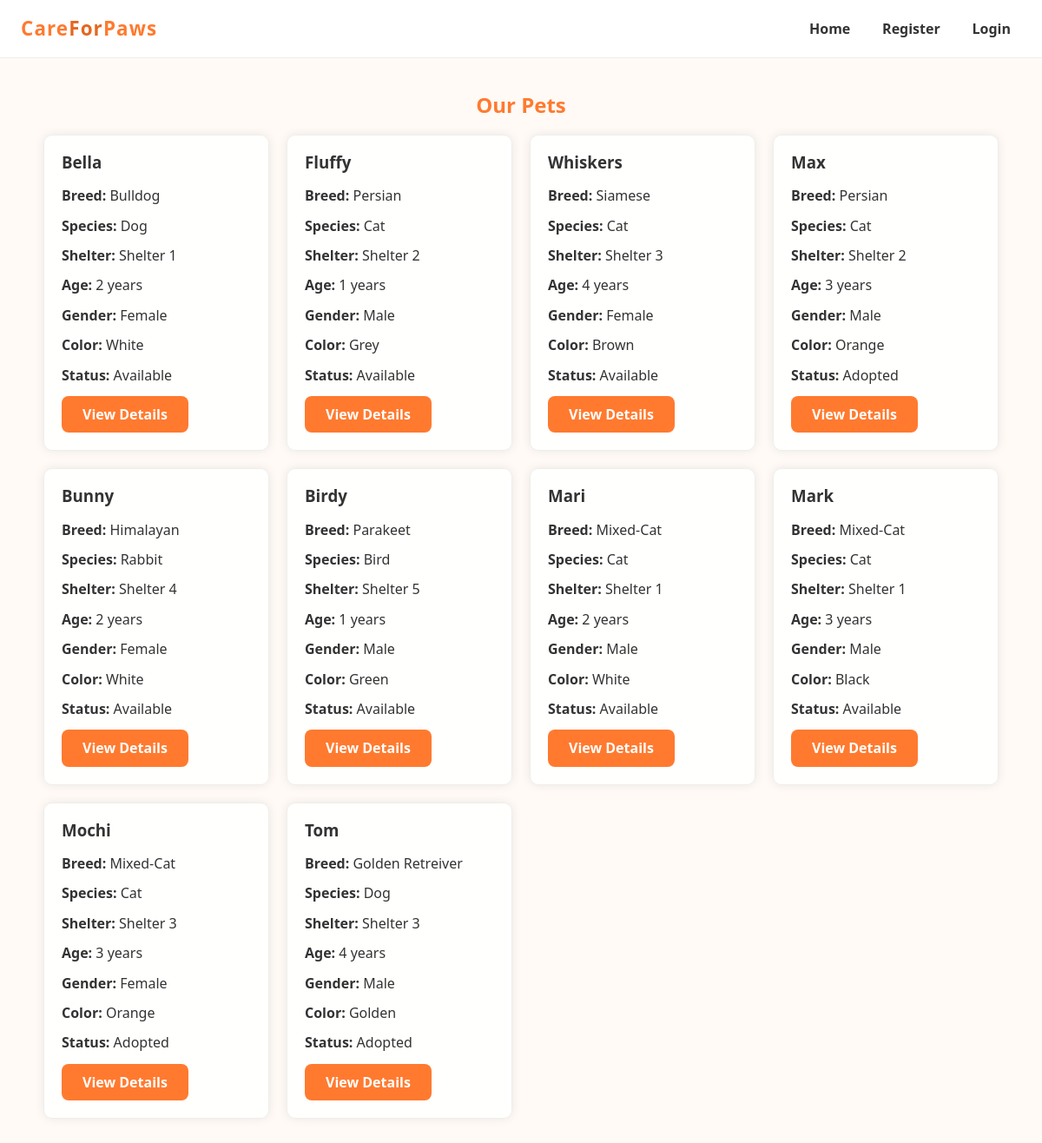
Screenshot of /pet_shelter_db/pets.php with the database file from the repository.
### tables this page shows
CREATE TABLE `pets` (
  `pet_id` int(11) NOT NULL,
  `name` varchar(100) DEFAULT NULL,
  `age` int(11) DEFAULT NULL,
  `gender` varchar(10) DEFAULT NULL,
  `color` varchar(50) DEFAULT NULL,
  `arrival_date` date DEFAULT NULL,
  `status` varchar(50) DEFAULT NULL,
  `shelter_id` int(11) DEFAULT NULL,
  `breed_id` int(11) DEFAULT NULL,
  `species_id` int(11) DEFAULT NULL
);

CREATE TABLE `breeds` (
  `breed_id` int(11) NOT NULL,
  `breed_name` varchar(100) NOT NULL,
  `species_id` int(11) DEFAULT NULL
);

CREATE TABLE `species` (
  `species_id` int(11) NOT NULL,
  `species_name` varchar(50) NOT NULL
);

CREATE TABLE `shelters` (
  `shelter_id` int(11) NOT NULL,
  `name` varchar(100) DEFAULT NULL,
  `location` varchar(150) DEFAULT NULL,
  `capacity` int(11) DEFAULT NULL,
  `contact_number` varchar(20) DEFAULT NULL
);

### pet_shelter_db/pets.php (the view, shortened to what this page needs)
<?php
include("includes/db_connect.php");
$sql = "SELECT pets.pet_id, pets.name, pets.age, pets.gender, pets.color, pets.status,
               breeds.breed_name, species.species_name, shelters.name AS shelter_name
        FROM pets
        LEFT JOIN breeds ON pets.breed_id = breeds.breed_id
        LEFT JOIN species ON pets.species_id = species.species_id
        LEFT JOIN shelters ON pets.shelter_id = shelters.shelter_id";
$result = mysqli_query($conn, $sql);
?>
<!DOCTYPE html>
<html lang="en">
<head>
    <link rel="stylesheet" href="css/style.css">
</head>
<body>
<header class="navbar">
    <a class="logo" href="index.php">Care<span>For</span>Paws</a>
    <nav class="menu-links">
        <a href="index.php">Home</a>
        <a href="register.php">Register</a>
        <a href="login.php">Login</a>
    </nav>
</header>
<main>
    <section class="pets-page">
        <h2>Our Pets</h2>
        <div class="pet-grid">
            <?php
            if (mysqli_num_rows($result) > 0) {
                while ($row = mysqli_fetch_assoc($result)) {
                    echo "<div class='pet-card'>";
                    echo "<h3>" . $row['name'] . "</h3>";
                    echo "<p><strong>Breed:</strong> " . $row['breed_name'] . "</p>";
                    echo "<p><strong>Species:</strong> " . $row['species_name'] . "</p>";
                    echo "<p><strong>Shelter:</strong> " . $row['shelter_name'] . "</p>";
                    echo "<p><strong>Age:</strong> " . $row['age'] . " years</p>";
                    echo "<p><strong>Gender:</strong> " . $row['gender'] . "</p>";
                    echo "<p><strong>Color:</strong> " . $row['color'] . "</p>";
                    echo "<p><strong>Status:</strong> " . $row['status'] . "</p>";
                    echo "<a href='pet_details.php?pet_id=" . $row['pet_id'] . "' class='btn'>View Details</a>";
                    echo "</div>";
                }
            } else {
                echo "<p>No pets available.</p>";
            }
            ?>
        </div>
    </section>
</main>
</body>
</html>

### pet_shelter_db/css/style.css (style rules this page uses)
html { line-height: 1.15; -webkit-text-size-adjust: 100%; }
body { margin: 0; }
main { display: block; }
a { background-color: transparent; }
b, strong { font-weight: 900; }
:root { --main-bg: #fffaf5; --accent: #ff7a2f; --accent-dark: #e5671f; --text: #333; --muted: #777; --radius: 10px; --shadow: 0 0 10px rgba(0,0,0,0.1); }
* { box-sizing: border-box; }
body { margin: 0; padding: 0; font-family: 'Segoe UI', Tahoma, Geneva, Verdana, sans-serif; color: var(--text); background-color: var(--main-bg); background-image: url('../pet.jpg'); background-position: center; background-size: cover; background-repeat: no-repeat; min-height: 100vh; }
a { color: var(--accent); text-decoration: none; font-weight: 600; }
p { margin-bottom: 15px; }
.pets-page { width: min(95%, 1100px); margin: 40px auto; }
.pets-page h2 { text-align: center; color: var(--accent); margin-bottom: 20px; }
.pet-grid { display: grid; grid-template-columns: repeat(auto-fit, minmax(240px, 1fr)); gap: 20px; }
.pet-card { background-color: rgba(255,255,255,0.95); padding: 20px; border-radius: var(--radius); box-shadow: 0 0 12px rgba(0,0,0,0.08); border: 1px solid #eee; }
.pet-card h3 { margin-top: 0; color: var(--text); }
.navbar { display: flex; justify-content: space-between; align-items: center; padding: 16px 24px; background: rgba(255, 255, 255, 0.92); backdrop-filter: blur(8px); border-bottom: 1px solid #eee; position: sticky; top: 0; z-index: 50; }
.logo { font-size: 1.4rem; font-weight: 900; color: var(--accent); letter-spacing: 0.05em; }
.logo span { color: var(--accent-dark); }
.menu-links { display: flex; gap: 0.8rem; list-style: none; margin: 0; padding: 0; }
.menu-links a { color: var(--text); text-decoration: none; font-weight: 600; padding: 8px 12px; border-radius: 6px; transition: all 0.2s ease; }
.btn { display: inline-block; background-color: var(--accent); color: white; padding: 12px 24px; border-radius: 8px; font-weight: 700; text-decoration: none; transition: background-color 0.2s ease; }

### rows the page displays
pets: name "Bella", breed.breed_name "Bulldog", species.species_name "Dog", shelter.name "Shelter 1", age "2", gender "Female", color "White", status "Available"
pets: name "Fluffy", breed.breed_name "Persian", species.species_name "Cat", shelter.name "Shelter 2", age "1", gender "Male", color "Grey", status "Available"
pets: name "Whiskers", breed.breed_name "Siamese", species.species_name "Cat", shelter.name "Shelter 3", age "4", gender "Female", color "Brown", status "Available"
pets: name "Max", breed.breed_name "Persian", species.species_name "Cat", shelter.name "Shelter 2", age "3", gender "Male", color "Orange", status "Adopted"
pets: name "Bunny", breed.breed_name "Himalayan", species.species_name "Rabbit", shelter.name "Shelter 4", age "2", gender "Female", color "White", status "Available"
pets: name "Birdy", breed.breed_name "Parakeet", species.species_name "Bird", shelter.name "Shelter 5", age "1", gender "Male", color "Green", status "Available"
pets: name "Mari", breed.breed_name "Mixed-Cat", species.species_name "Cat", shelter.name "Shelter 1", age "2", gender "Male", color "White", status "Available"
pets: name "Mark", breed.breed_name "Mixed-Cat", species.species_name "Cat", shelter.name "Shelter 1", age "3", gender "Male", color "Black", status "Available"
pets: name "Mochi", breed.breed_name "Mixed-Cat", species.species_name "Cat", shelter.name "Shelter 3", age "3", gender "Female", color "Orange", status "Adopted"
pets: name "Tom", breed.breed_name "Golden Retreiver", species.species_name "Dog", shelter.name "Shelter 3", age "4", gender "Male", color "Golden", status "Adopted"
